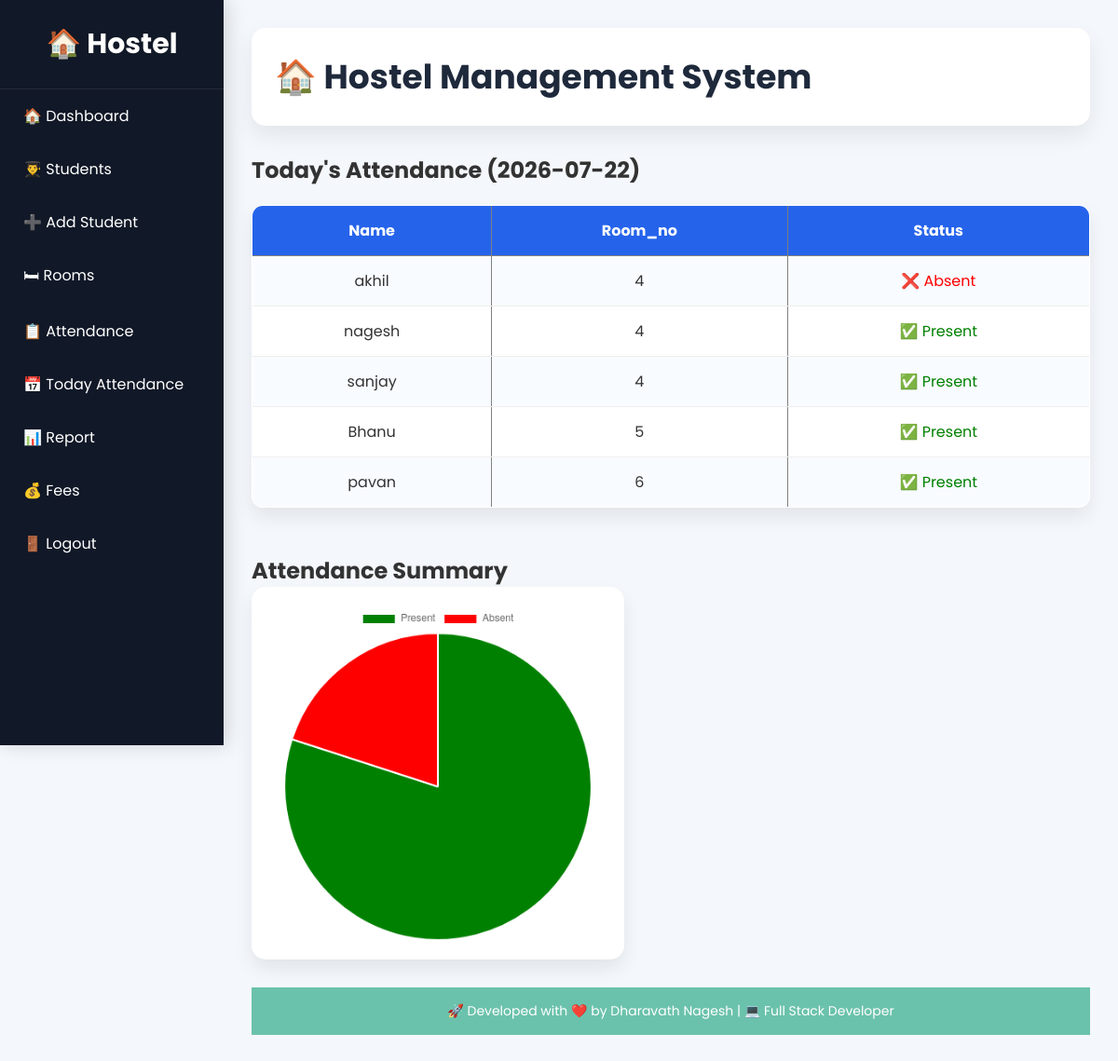
The page /today_attendance (signed in) on the database its author committed.
### tables this page shows
CREATE TABLE attendance (
        id INTEGER PRIMARY KEY AUTOINCREMENT,
        student_id INTEGER,
        attendance_date TEXT,
        status TEXT,
        FOREIGN KEY(student_id) REFERENCES students(id)
    );

CREATE TABLE students (
        id INTEGER PRIMARY KEY AUTOINCREMENT,
        name TEXT,
        gender TEXT,
        mobile TEXT,
        address TEXT,
        room_no INTEGER,
        year TEXT,
        department TEXT
    );

### app.py (the view)
@app.route("/today_attendance")
def today_attendance():
    if not is_logged_in():
        return redirect(url_for("login"))
    conn = get_db()
    cursor = conn.cursor()
    today = date.today().isoformat()
    cursor.execute("""
        SELECT
            students.name,
            students.room_no,
            attendance.status
        FROM attendance
        INNER JOIN students
            ON students.id = attendance.student_id
        WHERE attendance.attendance_date = ?
        ORDER BY students.room_no, students.name
    """, (today,))
    records = cursor.fetchall()
    cursor.execute("""
        SELECT COUNT(*) AS total
        FROM attendance
        WHERE attendance_date = ?
        AND status = ?
    """, (today, "Present"))
    present_count = cursor.fetchone()["total"]
    cursor.execute("""
        SELECT COUNT(*) AS total
        FROM attendance
        WHERE attendance_date = ?
        AND status = ?
    """, (today, "Absent"))
    absent_count = cursor.fetchone()["total"]
    conn.close()
    return render_template(
        "today_attendance.html",
        records=records,
        today=today,
        present_count=present_count,
        absent_count=absent_count
    )

### app.py (called while the page is built)
def is_logged_in():
    return "user" in session

### database.py (called while the page is built)
def get_db():
    conn = sqlite3.connect(DATABASE)
    conn.row_factory = sqlite3.Row
    return conn

### templates/today_attendance.html (shortened to what this page needs)
{% extends "layout.html" %}
{% block content %}
<h2>Today's Attendance ({{ today }})</h2>
<table border="1" cellpadding="10">
    <tr>
        <th>Name</th>
        <th>Room_no</th>
        <th>Status</th>
    </tr>
    {% for record in records %}
    <tr>
        <td>{{ record.name }}</td>
        <td>{{ record.room_no }}</td>
        <td>
            {% if record.status=="Present" %}
            <span style="color:green;">✅ Present</span>
            {% else %}
            <span style="color:red;">❌ Absent</span>
            {% endif %}
        </td>
    </tr>
    {% endfor %}
</table>
<br><br>
<h2>Attendance Summary</h2>
<div style="width:400px">
    <canvas id="attendanceChart"></canvas>
</div>
<script>
    new Chart(document.getElementById("attendanceChart"), {
        type: "pie",
        data: {
            labels: ["Present", "Absent"],
            datasets: [{
                data: [{{ present_count }}, {{ absent_count }}],
        backgroundColor: ["green", "red"]
    }]
}
});
</script>
<footer>
    <p>🚀 Developed with ❤️ by Dharavath Nagesh | 💻 Full Stack Developer</p>
</footer>
{% endblock %}

### static/style.css (style rules this page uses)
* { margin: 0; padding: 0; box-sizing: border-box; font-family: 'Poppins', sans-serif; }
body { background: #f4f7fb; color: #333; }
table { width: 100%; border-collapse: collapse; background: white; margin-top: 20px; border-radius: 12px; overflow: hidden; box-shadow: 0 10px 20px rgba(0, 0, 0, .08); }
th { background: #2563eb; color: white; padding: 14px; }
td { padding: 14px; text-align: center; border-bottom: 1px solid #eee; }
tr:nth-child(even) { background: #f8fbff; }
canvas { background: white; padding: 20px; border-radius: 15px; box-shadow: 0 10px 20px rgba(0, 0, 0, .08); }
footer { background: #6bc2ac; color: white; text-align: center; padding: 15px; position: relative; bottom: 0; width: 100%; margin-top: 30px; font-size: 14px; }

### rows shown on the page
attendance: name "akhil", room_no "4", status "❌ Absent"
attendance: name "nagesh", room_no "4", status "✅ Present"
attendance: name "sanjay", room_no "4", status "✅ Present"
attendance: name "Bhanu", room_no "5", status "✅ Present"
attendance: name "pavan", room_no "6", status "✅ Present"

### other values the page prints
chart data {{ present_count }} 4
chart data {{ absent_count }} 1
